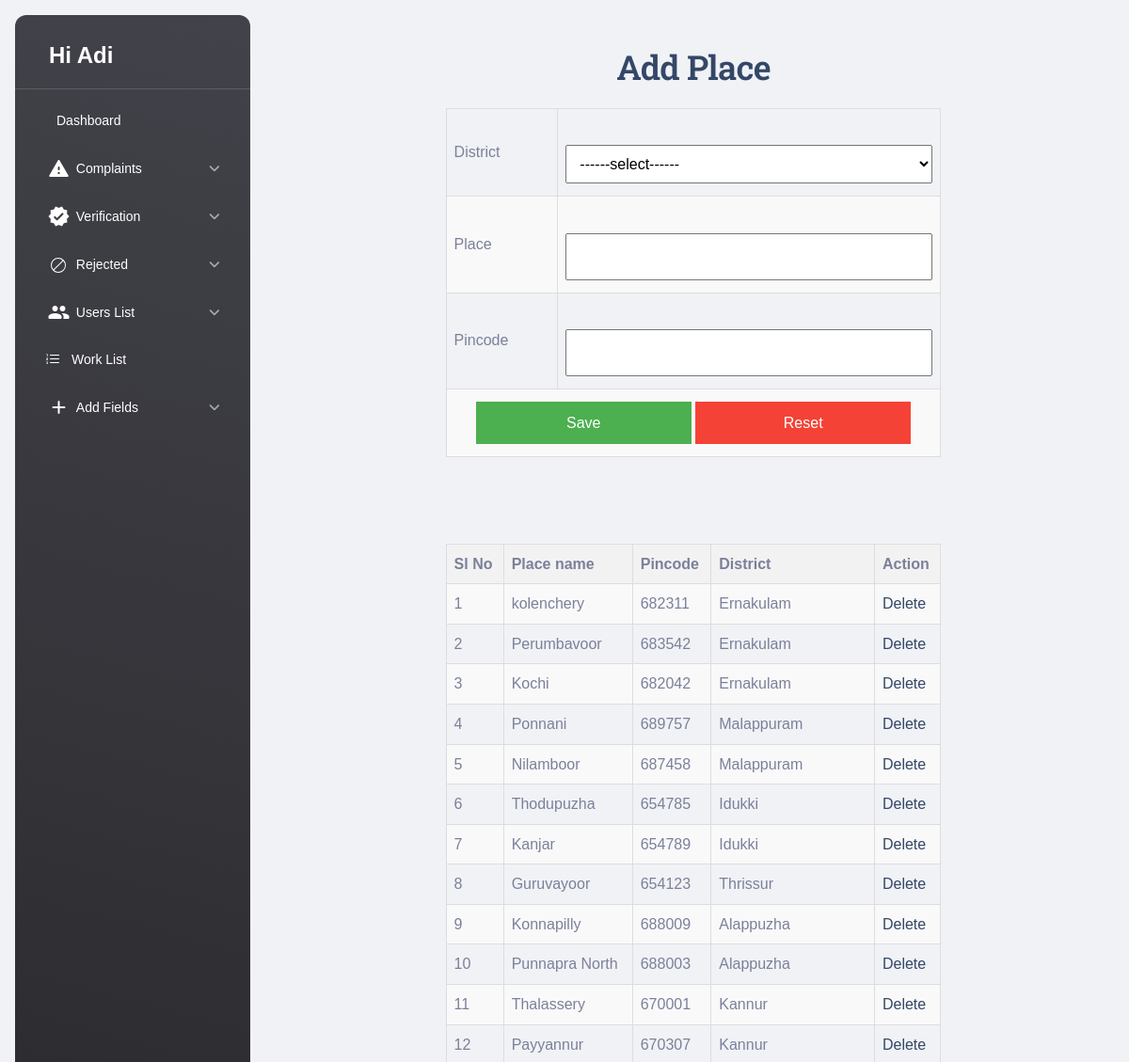
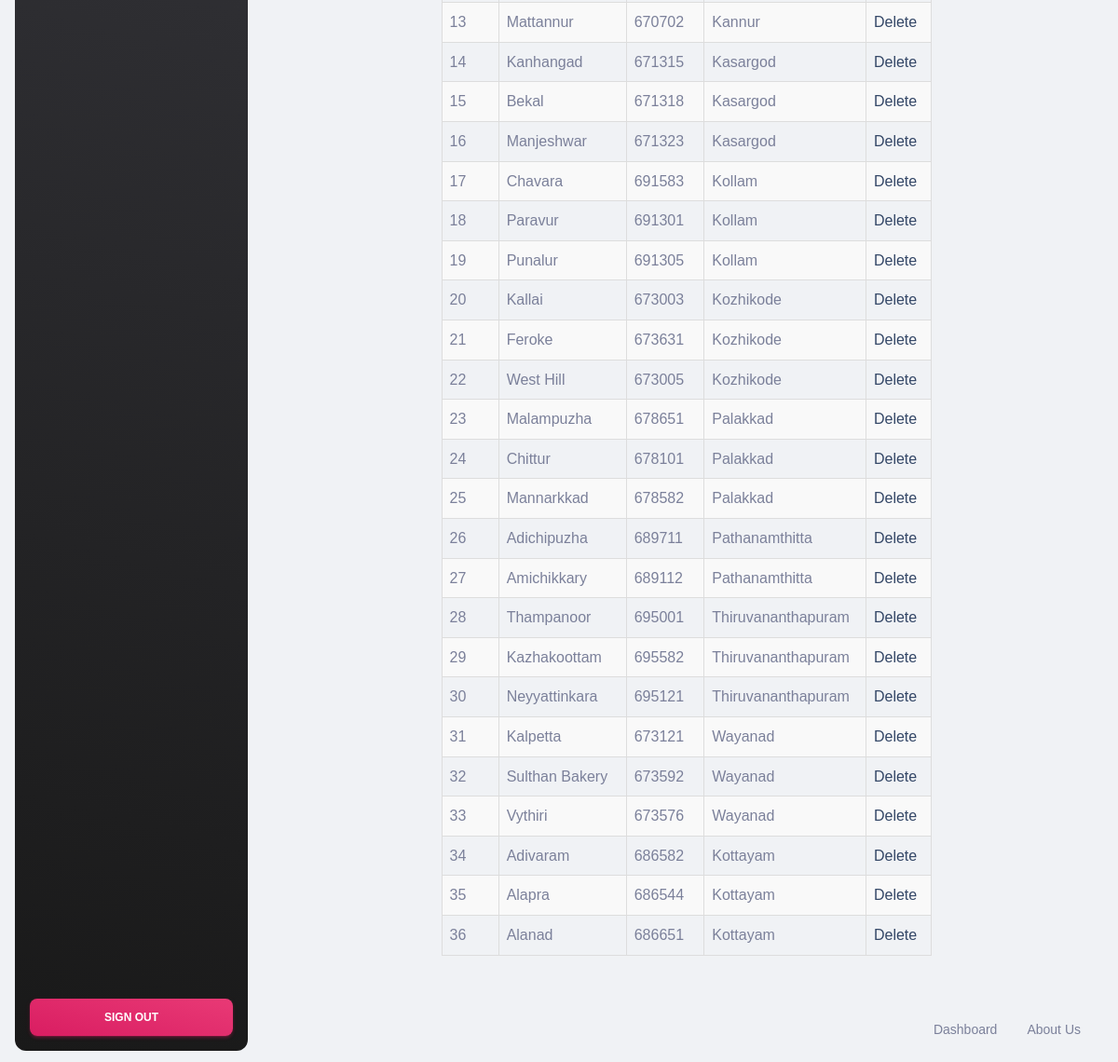
/Admin/Place.php (signed in), run on the app's committed database (2 pictures, top to bottom).
### tables this page shows
CREATE TABLE `tbl_place` (
  `place_id` int(11) NOT NULL,
  `place_name` varchar(50) NOT NULL,
  `place_pincode` int(11) NOT NULL,
  `district_id` int(11) NOT NULL
);

CREATE TABLE `tbl_district` (
  `district_id` int(11) NOT NULL,
  `district_name` varchar(50) NOT NULL
);

### Admin/Place.php (the view, shortened to what this page needs)
<?php
include('Header.php');
?>
<!DOCTYPE html PUBLIC "-//W3C//DTD XHTML 1.0 Transitional//EN" "http://www.w3.org/TR/xhtml1/DTD/xhtml1-transitional.dtd">
<html xmlns="http://www.w3.org/1999/xhtml">
<head>
</head>
<body>
  <form id="form1" name="form1" method="post" action="">
    <h2 align="center">Add Place</h2>
    <table>
      <tr>
        <td>District</td>
        <td>
          <select name="seldistrict" id="seldistrict">
            <option value="select">------select------</option>
          </select>
        </td>
      </tr>
      <tr>
        <td>Place</td>
        <td>
          <input type="text" name="txt_place" id="txt_place" />
        </td>
      </tr>
      <tr>
        <td>Pincode</td>
        <td>
          <input type="text" name="txt_pincode" id="txt_pincode" />
        </td>
      </tr>
      <tr>
        <td colspan="2" class="center">
          <input type="submit" name="btn_save" id="btn_save" value="Save" />
          <input type="reset" name="btn_cancel" id="btn_cancel" value="Reset" />
        </td>
      </tr>
    </table>
    <br><br>
    <table>
      <tr>
        <th>Sl No</th>
        <th>Place name</th>
        <th>Pincode</th>
        <th>District</th>
        <th>Action</th>
      </tr>
      <?php
      $selqry = "select * from tbl_place p inner join tbl_district d on p.district_id=d.district_id";
      $place = $con->query($selqry);
      $i = 0;
      while ($data = $place->fetch_assoc()) {
        $i++;
      ?>
        <tr>
          <td><?php echo $i ?></td>
          <td><?php echo $data['place_name'] ?></td>
          <td><?php echo $data['place_pincode'] ?></td>
          <td><?php echo $data['district_name'] ?></td>
          <td><a href="Place.php?did=<?php echo $data['place_id']; ?>">Delete</a></td>
        </tr>
      <?php
      }
      ?>
    </table>
  </form>
</body>
<?php
include('Footer.php');
?>
</html>

### Admin/Place.php (style rules this page uses)
body { font-family: Arial, sans-serif; }
table { border-collapse: collapse; margin: 20px auto; width: 60%; }
table, th, td { border: 1px solid #ddd; padding: 8px; }
th { background-color: #f2f2f2; }
tr:nth-child(even) { background-color: #f9f9f9; }
td { text-align: left; }
select, input[type="text"], input[type="submit"], input[type="reset"] { width: 100%; padding: 10px; margin: 5px 0; box-sizing: border-box; }
input[type="submit"], input[type="reset"] { width: 45%; background-color: #4CAF50; color: white; border: none; cursor: pointer; }
input[type="reset"] { background-color: #f44336; }
.center { text-align: center; }

### data on the page
tbl_place: place_name "kolenchery", place_pincode "682311", district.district_name "Ernakulam"
tbl_place: place_name "Perumbavoor", place_pincode "683542", district.district_name "Ernakulam"
tbl_place: place_name "Kochi", place_pincode "682042", district.district_name "Ernakulam"
tbl_place: place_name "Ponnani", place_pincode "689757", district.district_name "Malappuram"
tbl_place: place_name "Nilamboor", place_pincode "687458", district.district_name "Malappuram"
tbl_place: place_name "Thodupuzha", place_pincode "654785", district.district_name "Idukki"
tbl_place: place_name "Kanjar", place_pincode "654789", district.district_name "Idukki"
tbl_place: place_name "Guruvayoor", place_pincode "654123", district.district_name "Thrissur"
tbl_place: place_name "Konnapilly", place_pincode "688009", district.district_name "Alappuzha"
tbl_place: place_name "Punnapra North", place_pincode "688003", district.district_name "Alappuzha"
tbl_place: place_name "Thalassery", place_pincode "670001", district.district_name "Kannur"
tbl_place: place_name "Payyannur", place_pincode "670307", district.district_name "Kannur"
tbl_place: place_name "Mattannur", place_pincode "670702", district.district_name "Kannur"
tbl_place: place_name "Kanhangad", place_pincode "671315", district.district_name "Kasargod"
tbl_place: place_name "Bekal", place_pincode "671318", district.district_name "Kasargod"
tbl_place: place_name "Manjeshwar", place_pincode "671323", district.district_name "Kasargod"
tbl_place: place_name "Chavara", place_pincode "691583", district.district_name "Kollam"
tbl_place: place_name "Paravur", place_pincode "691301", district.district_name "Kollam"
tbl_place: place_name "Punalur", place_pincode "691305", district.district_name "Kollam"
tbl_place: place_name "Kallai", place_pincode "673003", district.district_name "Kozhikode"
tbl_place: place_name "Feroke", place_pincode "673631", district.district_name "Kozhikode"
tbl_place: place_name "West Hill", place_pincode "673005", district.district_name "Kozhikode"
tbl_place: place_name "Malampuzha", place_pincode "678651", district.district_name "Palakkad"
tbl_place: place_name "Chittur", place_pincode "678101", district.district_name "Palakkad"
tbl_place: place_name "Mannarkkad", place_pincode "678582", district.district_name "Palakkad"
tbl_place: place_name "Adichipuzha", place_pincode "689711", district.district_name "Pathanamthitta"
tbl_place: place_name "Amichikkary", place_pincode "689112", district.district_name "Pathanamthitta"
tbl_place: place_name "Thampanoor", place_pincode "695001", district.district_name "Thiruvananthapuram"
tbl_place: place_name "Kazhakoottam", place_pincode "695582", district.district_name "Thiruvananthapuram"
tbl_place: place_name "Neyyattinkara", place_pincode "695121", district.district_name "Thiruvananthapuram"
tbl_place: place_name "Kalpetta", place_pincode "673121", district.district_name "Wayanad"
tbl_place: place_name "Sulthan Bakery", place_pincode "673592", district.district_name "Wayanad"
tbl_place: place_name "Vythiri", place_pincode "673576", district.district_name "Wayanad"
tbl_place: place_name "Adivaram", place_pincode "686582", district.district_name "Kottayam"
tbl_place: place_name "Alapra", place_pincode "686544", district.district_name "Kottayam"
tbl_place: place_name "Alanad", place_pincode "686651", district.district_name "Kottayam"

### other printed values
$_SESSION['aName'] "Adi"
